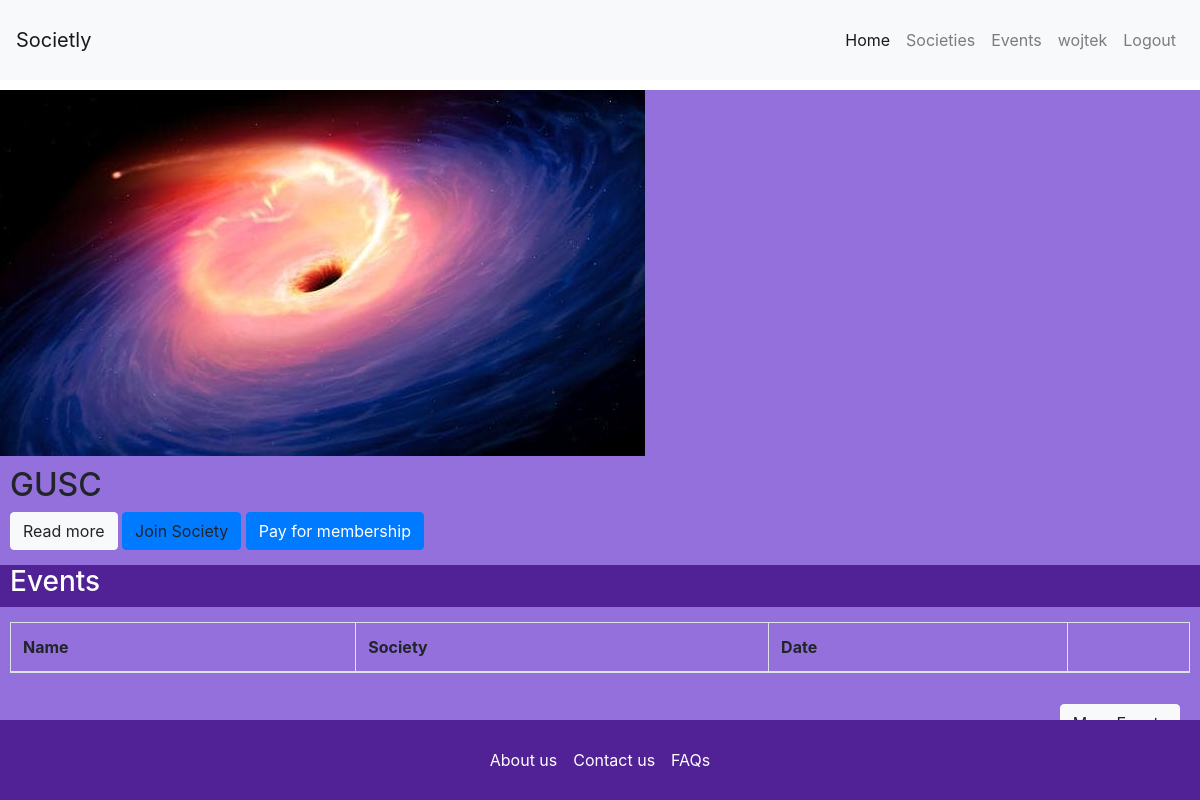
The page /society/GUSC/ (signed in) on the database its author committed.
### backend/models.py (models this page shows, shortened)
class Society(models.Model):
    name = models.CharField(max_length = 128, unique = True)
    description = models.TextField(max_length = 2000)
    logo = models.ImageField(upload_to = 'society_profile_pictures', null = True, blank = True)
    email = models.EmailField()
    facebook = models.URLField(blank = True)
    linkedin = models.URLField(blank = True)
    instagram = models.URLField(blank = True)
    twitter = models.URLField(blank = True)
    members = models.ManyToManyField(Student, through = 'Membership', related_name="members")
    slug = models.SlugField(blank = True)
    class Meta:
        verbose_name = "society"
        verbose_name_plural = "societies"
    def __str__(self):
        return self.name

### backend/views.py (the view)
# urls.py: url(r'^society/(?P<society_name_slug>[\w\-]+)/$', views.society, name='society'),
def society(request, society_name_slug):
    context_dict = {}
    try:
        society = Society.objects.filter(slug = society_name_slug.lower()).first()
        print(society)
        events = Event.objects.filter(organized_by = society)
        context_dict['society'] = society
        context_dict['events'] = events
        if request.user.is_authenticated:
            member = Student.objects.get(user=request.user)
            if len(Membership.objects.filter(member = member, society = society)) != 0:
                context_dict['member'] = True
            else:
                context_dict['member'] = False
        else:
            context_dict['member'] = False
        print(context_dict['member'])
    except Exception as e:
        print(e)
        context_dict['society'] = None
        context_dict['events'] = None
        context_dict['member'] = False
    return render(request, "societly/society.html", context = context_dict)

### backend/templates/societly/society.html (shortened to what this page needs)
{% extends user.is_authenticated|yesno:"societly/base-loged-in.html,societly/base.html" %}
{% load staticfiles %}
    {% block body_block %}
            <div class=" container-fluid"  onload="seeMore()" style ="background-color:mediumpurple; height: 100%; padding: 0">
                <div style = " margin: 10px;">
                    <div class="row">
                      <div class="d-none d-sm-block" >
                        <img src="{{society.logo.url}}" alt ="Society image">
                      </div>
                      <div class="col-12 col-sm-9">
                         <div style = "margin-top: 10px"> <h2>{{society.name}}</h2></div>
                         <p class = "description"><p class="description" id = "first"></p><p  class="description" id = "dots"></p>
                         <button class="btn btn-light" onclick="showMore()" id = "sbtn">Read more</button>
                         {% if not user.is_authenticated %}
                            <a class="btn btn-primary" href="{%url 'register'%}" role="button">Register to subscribe</a>
                         {% elif member %}
                            <a class="btn btn-primary unsubscribe" role="button" data-society="{{society.slug}}" data-member="{{member}}">Join Society</a>
                         {% else %}
                            <a class="btn btn-primary unsubscribe" role="button" data-society="{{society.slug}}" data-member="{{member}}">Join Society</a>
                            <a class="btn btn-primary subscribe" role="button" data-society="{{society.slug}}" data-member="{{member}}">Leave Society</a>
                         {% endif %}
                         <a class="btn btn-primary" role="button" href="/payment/" >Pay for membership</a>
                      </div>
                    </div>
                    <div class="row" style = "background-color: rgb(81, 34, 149); margin-top: 15px;">
                        <h3 class = "col-12" style = "color:white">Events</h3>
                    </div>
                    <table class="table table-bordered">
                            <thead>
                              <tr>
                                <th scope="col">Name</th>
                                <th scope="col">Society</th>
                                <th scope="col">Date</th>
                                <th scope="col"></th>
                              </tr>
                            </thead>
                          </table>
                    <div class="row" style = "margin-top: 15px; float:right; margin-right: 10px;">
                           <button class="btn btn-light" onclick= moreEvents()>More Events</button>
                        </div>
            </div>
          </div>
    {% endblock %}

### backend/templates/societly/base-loged-in.html (shortened to what this page needs)
<!DOCTYPE html PUBLIC "-//W3C//DTD XHTML 1.0 Strict//EN"
	"http://www.w3.org/TR/xhtml1/DTD/xhtml1-strict.dtd">
<html lang="en" style = "height:100%;width:100%;">
{% load staticfiles %}
<head>
    <link rel="stylesheet" href="https://stackpath.bootstrapcdn.com/bootstrap/4.3.1/css/bootstrap.min.css">
</head>
<body  class = "h-100">
    <div class ="h-100">
        <nav class="navbar navbar-expand-lg navbar-light bg-light " style = "height:10% !important;">
              <a class="navbar-brand " href="/">Societly</a>
            <div class="collapse navbar-collapse" id="navbarSupportedContent">
              <ul class="navbar-nav ml-auto">
                <li class="nav-item active ml-auto">
                  <a class="nav-link ml-auto" href="/">Home<span class="sr-only">(current)</span></a>
                </li>
                <li class="nav-item " >
                  <a class="nav-link" href="/showallsoc/">Societies</a>
                </li>
                <li class="nav-item ">
                  <a class="nav-link" href="/showalleve/">Events</a>
                </li>
                <li class="nav-item ">
                  <a class="nav-link" href="/profile/">{{user.username}}</a>
                </li>
                <li class="nav-item ">
                    <a class="nav-link" href="/logout/">Logout</a>
                  </li>
              </ul>
            </div>
      </nav>
    <div class=" container-fluid no-gutters" style ="height:80%; width:100%; !important; padding:0">
        {% block body_block %}
        {% endblock %}
    </div>
    <footer class="navbar navbar-expand fixed-bottom navbar-light" style = " background-color: rgb(81, 34, 149); height:10% !important">
        <div class="centered mx-auto">
          <ul class="nav navbar-nav ">
                <li class="nav-item active">
                    <a class="nav-link" href="/about-us/"><font color="white">About us</font></a>
                 </li>
                <li class="nav-item active">
                    <a class="nav-link" href="/contact-us/"><font color="white">Contact us</font></a>
                 </li>
                <li class="nav-item active">
                    <a class="nav-link" href="/faq/"><font color="white">FAQs</font></a>
                 </li>
             </ul>
            </div>
    </footer>
</div>
</body>
</html>

### backend/templates/societly/society.html (style rules this page uses)
.description { display:inline; }

### rows shown on the page
Society: logo (picture), name "GUSC"

### other values the page prints
{{ user.username }} "wojtek"
